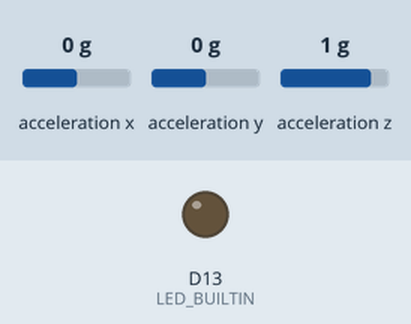
Bench run of a sketch on a simulated Arduino Nano 33 BLE. On the bench: output pins drawn as LEDs (lit = HIGH). The test bench sets the inputs (shaded band); at power-on: acceleration z 1 g, acceleration y 0 g, acceleration x 0 g. What the sketch prints to the serial monitor is not drawn.

Above: at 3.2 s.
3.3 s: acceleration z set to -1.4 g
10.5 s: acceleration z set to -1.1 g
14.3 s: acceleration z set to -0.8 g
At 15.9 s:
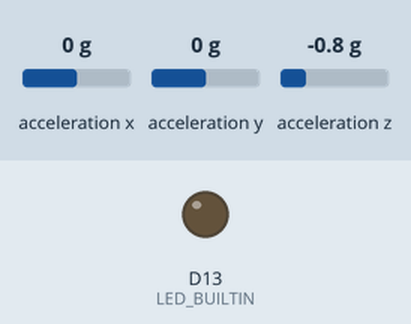
18.1 s: acceleration y set to -0.9 g
21.9 s: acceleration y set to -1.2 g
At 23.4 s:
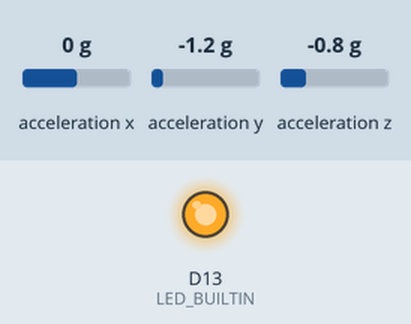
Timing chart, 0 to 30.5 s (numbered marks = the images above; inputs shaded):
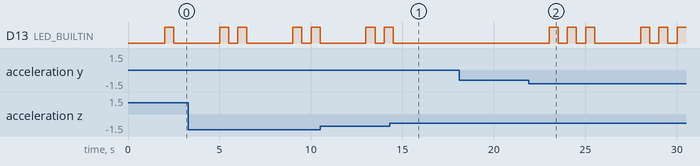

The sketch:

mini_project_2_eml.ino
```cpp
/*
  Arduino LSM9DS1 - Simple Accelerometer

  This example reads the acceleration values from the LSM9DS1
  sensor and continuously prints them to the Serial Monitor
  or Serial Plotter. Also, it blinks the LED ON/OFF as many number of times
  as mentioned for each posture.

  • Turn the LED ON and OFF once if the detected posture is supine (blinking once)
  • Turn the LED ON and OFF twice if the detected posture is prone (blinking twice)
  • Turn the LED ON and OFF three times if the detected posture is side (blinking three
    times)
  • Keep the LED OFF if none of the above postures is detected

  The circuit:
  - Arduino Nano 33 BLE Sense

  created 20 JSeptember 2023
  by Debanjalee Roy
*/
//include library for IMU sensors
#include <Arduino_LSM9DS1.h>

//LED Blinking duration
const int ledBlinkDuration = 500;

//Macro defined for Supine position
#define SUPINE 1
//Macro defined for Prone position
#define PRONE 2
//Macro defined for Lateral Left side position
#define LEFT 3
//Macro defined for Lateral Right side position
#define RIGHT 4
//Macro defined for No position
#define NO_POSTURE 5


void setup() {
  //set the baudrate for Serial Communication
  Serial.begin(9600);
  //wait in loop if serial not started
  while (!Serial);
  Serial.println("Started");

  //sanity checking for IMU sensors whether it has started
  if (!IMU.begin()) {
    //Debug logs to indicate IMU sensor initialization failed
    Serial.println("Failed to initialize IMU!");
    //wait infinitely if failed to initialise IMU
    while (1);
  }

  //initialize digital pin-13 >> LED_BUILTIN as an output.
  pinMode(LED_BUILTIN, OUTPUT);
  //default LED is turned OFF
  digitalWrite(LED_BUILTIN, LOW);

  //Data collection for accelerometer reading
  Serial.print("Accelerometer sample rate = ");
  //IMU sensor collecting the accelerometer data
  Serial.print(IMU.accelerationSampleRate());
  //Debug logs
  Serial.println(" Hz");
  //Debug logs
  Serial.println();
  //Debug logs
  Serial.println("Acceleration in g's");
  //Print the data on teraterm to save the logs in excel
  Serial.println("X\tY\tZ");
  // calibration time
  delay(2000);
}

//function to detect sleeping posture
int detectPostureLying(){
  //variable to store the sensor values
  float x, y, z;
  //initialise the posture variable
  int posture = 0;
  //check if the acceleration data is available
  if (IMU.accelerationAvailable()) {
    //read the data for x,y,and z
    IMU.readAcceleration(x, y, z);
    //print the value of x
    Serial.print(x);
    Serial.print('\t');
    //print the value of y
    Serial.print(y);
    Serial.print('\t');
    //print the value of z
    Serial.println(z);
  }
  //checking Supine Posture
  if (z > 0.95) {
    Serial.print("Supine Posture ");
    return 1;
  }
  //checking Prone Posture
  else if (z < -0.95) {
    Serial.print("Prone Posture");
    return 2;
  }
  //checking Lateral Left
  else if (y < -1) {
    Serial.print("Lateral left ");
    return 4;
  }
  //checking Lateral Right
  else if (y > 0.95) {
    Serial.print("Lateral Right ");
    return 4;
  }
  //checking No Posture
  else if (x > 0.95) {
    Serial.print("No Posture ");
    return 5;
  }
  else {
    return 0;
  }
  //sleep for 1s
  delay(1000);

}

//function to blink LED as per the parameter given for number of times
void blinkLED(int blinkTimes){
  //for loop to blink number of times
  for (int i=0;i<blinkTimes;i++)
  {
    //turn the LED ON
    digitalWrite(LED_BUILTIN, HIGH);
    //set the blink duration to keep it high
    delay(ledBlinkDuration);
    //turn the LED OFF
    digitalWrite(LED_BUILTIN, LOW);
    //set the blink duration to keep it low
    delay(ledBlinkDuration);
  }
}

void loop() {
  //variable to store the posture detected
  int postureDetected = detectPostureLying();

  //switch case for the posture detected
  switch(postureDetected){
    //When the posture is Supine, blink once
    case SUPINE:
    blinkLED(1);
    break;

    //When the posture is Prone, blink twice
    case PRONE:
    blinkLED(2);
    break;

    //when the posture is laterally left, blink thrice
    case LEFT:
    blinkLED(3);
    break;

    //when the posture is laterally right, blink thrice
    case RIGHT:
    blinkLED(3);
    break;

    //when no posture, no blinking
    case NO_POSTURE:
    digitalWrite(LED_BUILTIN, LOW);
    break;
  }

  //repeat every second
  delay(2000);
}
```

Measured:
- the behaviour switches between -1 and -1.1 g on acceleration y (found by bisection; images 1 and 2)
- after the input at 14.3 s, D13 (LED_BUILTIN): goes on until 14.5 s, then stays LOW
- after the input at 18.1 s, every drawn part: stays the same
- after the input at 21.9 s, D13 (LED_BUILTIN): LOW → HIGH after 1.1 s, → LOW 0.50 s later, → HIGH 0.50 s later, → LOW 0.50 s later, … (11 changes in this stretch)
